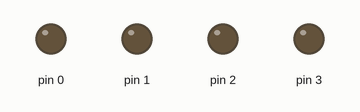
Bench run of a sketch on a simulated Arduino Uno, built with avr-gcc and run on an emulated ATmega328P. Parts: output pins drawn as LEDs (lit = HIGH).

Above: at 0.5 s.
At 2.5 s:
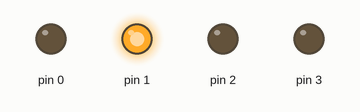
At 3.5 s:
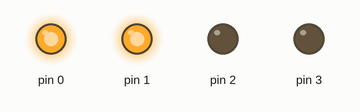
At 5.5 s:
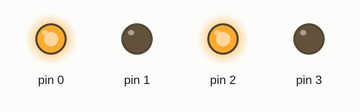
At 8.5 s:
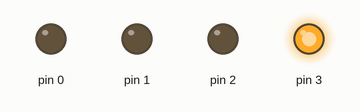
At 11.5 s:
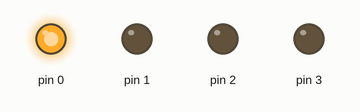
Timing chart, 0 to 13.0 s (numbered marks = the images above):
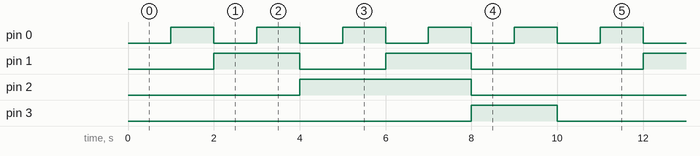

Measured:
- by itself, pin 0: alternates HIGH for 1.0 s and LOW for 1.0 s
- by itself, pin 1: repeats every 10.0 s: LOW 2.0 s, HIGH 2.0 s, LOW 4.0 s, HIGH 2.0 s
- by itself, pin 2: alternates HIGH for 4.0 s and LOW for 6.0 s
- by itself, pin 3: alternates HIGH for 2.0 s and LOW for 8.0 s

The sketch:

Circut1.ino
```cpp
// Output pins.
static int output[] = {0, 1, 2, 3};
// 8421 code lookup table.
static int segs_encoding[][4] = {
  {0, 0, 0, 0},
  {0, 0, 0, 1},
  {0, 0, 1, 0},
  {0, 0, 1, 1},
  {0, 1, 0, 0},
  {0, 1, 0, 1},
  {0, 1, 1, 0},
  {0, 1, 1, 1},
  {1, 0, 0, 0},
  {1, 0, 0, 1}
};
// Outputs an 8421 decimal digit on the output pins from
// base to base + 3 in big endian order.
void show(int base, int num) {
  for (int i = 0; i < 4; ++i) {
    if (segs_encoding[num][i] == 1) {
      digitalWrite(base + 3 - i , HIGH);
    } else {
      digitalWrite(base + 3 - i , LOW);
    }
  }
}
// Output a decimal value.
void show_decimal(int num) {
  show(0, num);
}
// the setup routine runs once when you press reset:
void setup() {
  for (int i = 0; i < 4; ++i) //Adjusted Pin values for Communications
    pinMode(i, OUTPUT);
}
// the loop routine runs over and over again forever:
void loop() {
  static int i = 0;
  show_decimal(i);
  delay(1000);
  // Increases the counter.
  ++i;
  if (i == 10)
    i = 0;
}
```
